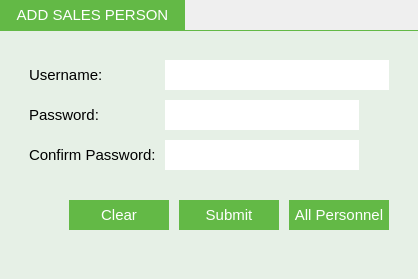
              <widget class="QFrame" name="frame_2">
               <property name="frameShape">
                <enum>QFrame::NoFrame</enum>
               </property>
               <property name="frameShadow">
                <enum>QFrame::Plain</enum>
               </property>
               <layout class="QVBoxLayout" name="verticalLayout_13">
                <property name="spacing">
                 <number>0</number>
                </property>
                <property name="leftMargin">
                 <number>0</number>
                </property>
                <property name="topMargin">
                 <number>0</number>
                </property>
                <property name="rightMargin">
                 <number>0</number>
                </property>
                <property name="bottomMargin">
                 <number>0</number>
                </property>
                <item>
                 <layout class="QHBoxLayout" name="horizontalLayout_9">
                  <property name="spacing">
                   <number>0</number>
                  </property>
                  <property name="bottomMargin">
                   <number>0</number>
                  </property>
                  <item>
                   <widget class="QLabel" name="label">
                    <property name="minimumSize">
                     <size>
                      <width>185</width>
                      <height>30</height>
                     </size>
                    </property>
                    <property name="maximumSize">
                     <size>
                      <width>185</width>
                      <height>30</height>
                     </size>
                    </property>
                    <property name="font">
                     <font>
                      <pointsize>11</pointsize>
                     </font>
                    </property>
                    <property name="styleSheet">
                     <string notr="true">background-color: #63b946;
color: #ffffff;
padding: 3px;</string>
                    </property>
                    <property name="text">
                     <string>ADD SALES PERSON</string>
                    </property>
                    <property name="alignment">
                     <set>Qt::AlignCenter</set>
                    </property>
                   </widget>
                  </item>
                  <item>
                   <spacer name="horizontalSpacer_11">
                    <property name="orientation">
                     <enum>Qt::Horizontal</enum>
                    </property>
                    <property name="sizeType">
                     <enum>QSizePolicy::Expanding</enum>
                    </property>
                    <property name="sizeHint" stdset="0">
                     <size>
                      <width>40</width>
                      <height>20</height>
                     </size>
                    </property>
                   </spacer>
                  </item>
                 </layout>
                </item>
                <item>
                 <widget class="QLabel" name="label_15">
                  <property name="maximumSize">
                   <size>
                    <width>16777215</width>
                    <height>1</height>
                   </size>
                  </property>
                  <property name="styleSheet">
                   <string notr="true">background-color: #63b946;</string>
                  </property>
                  <property name="text">
                   <string/>
                  </property>
                 </widget>
                </item>
                <item>
                 <widget class="QFrame" name="frame_7">
                  <property name="sizePolicy">
                   <sizepolicy hsizetype="Expanding" vsizetype="Expanding">
                    <horstretch>0</horstretch>
                    <verstretch>0</verstretch>
                   </sizepolicy>
                  </property>
                  <property name="styleSheet">
                   <string notr="true">background-color:rgb(230, 240, 230);r</string>
                  </property>
                  <property name="frameShape">
                   <enum>QFrame::NoFrame</enum>
                  </property>
                  <property name="frameShadow">
                   <enum>QFrame::Plain</enum>
                  </property>
                  <layout class="QGridLayout" name="gridLayout_10">
                   <item row="2" column="1">
                    <spacer name="verticalSpacer_6">
                     <property name="orientation">
                      <enum>Qt::Vertical</enum>
                     </property>
                     <property name="sizeType">
                      <enum>QSizePolicy::Expanding</enum>
                     </property>
                     <property name="sizeHint" stdset="0">
                      <size>
                       <width>20</width>
                       <height>40</height>
                      </size>
                     </property>
                    </spacer>
                   </item>
                   <item row="1" column="0">
                    <spacer name="horizontalSpacer_15">
                     <property name="orientation">
                      <enum>Qt::Horizontal</enum>
                     </property>
                     <property name="sizeType">
                      <enum>QSizePolicy::Preferred</enum>
                     </property>
                     <property name="sizeHint" stdset="0">
                      <size>
                       <width>20</width>
                       <height>20</height>
                      </size>
                     </property>
                    </spacer>
                   </item>
                   <item row="0" column="1">
                    <spacer name="verticalSpacer_7">
                     <property name="orientation">
                      <enum>Qt::Vertical</enum>
                     </property>
                     <property name="sizeType">
                      <enum>QSizePolicy::Preferred</enum>
                     </property>
                     <property name="sizeHint" stdset="0">
                      <size>
                       <width>20</width>
                       <height>20</height>
                      </size>
                     </property>
                    </spacer>
                   </item>
                   <item row="1" column="2">
                    <spacer name="horizontalSpacer_16">
                     <property name="orientation">
                      <enum>Qt::Horizontal</enum>
                     </property>
                     <property name="sizeType">
                      <enum>QSizePolicy::Preferred</enum>
                     </property>
                     <property name="sizeHint" stdset="0">
                      <size>
                       <width>20</width>
                       <height>20</height>
                      </size>
                     </property>
                    </spacer>
                   </item>
                   <item row="1" column="1">
                    <layout class="QFormLayout" name="formLayout">
                     <property name="verticalSpacing">
                      <number>10</number>
                     </property>
                     <property name="leftMargin">
                      <number>0</number>
                     </property>
                     <property name="topMargin">
                      <number>0</number>
                     </property>
                     <property name="rightMargin">
                      <number>0</number>
                     </property>
                     <property name="bottomMargin">
                      <number>0</number>
                     </property>
                     <item row="0" column="0">
                      <widget class="QLabel" name="label_18">
                       <property name="minimumSize">
                        <size>
                         <width>130</width>
                         <height>30</height>
                        </size>
                       </property>
                       <property name="maximumSize">
                        <size>
                         <width>130</width>
                         <height>30</height>
                        </size>
                       </property>
                       <property name="font">
                        <font>
                         <family>Ubuntu</family>
                         <pointsize>11</pointsize>
                        </font>
                       </property>
                       <property name="text">
                        <string>Username: </string>
                       </property>
                      </widget>
                     </item>
                     <item row="0" column="1">
                      <widget class="QLineEdit" name="addSalesPersonUsernameLineEdit">
                       <property name="minimumSize">
                        <size>
                         <width>0</width>
                         <height>30</height>
                        </size>
                       </property>
                       <property name="maximumSize">
                        <size>
                         <width>16777215</width>
                         <height>30</height>
                        </size>
                       </property>
                       <property name="font">
                        <font>
                         <pointsize>11</pointsize>
                        </font>
                       </property>
                       <property name="styleSheet">
                        <string notr="true">background-color: rgb(255, 255, 255);
border: 0px;
padding-left:5px;
padding-right: 5px;
</string>
                       </property>
                      </widget>
                     </item>
                     <item row="1" column="0">
                      <widget class="QLabel" name="label_19">
                       <property name="minimumSize">
                        <size>
                         <width>130</width>
                         <height>30</height>
                        </size>
                       </property>
                       <property name="maximumSize">
                        <size>
                         <width>130</width>
                         <height>30</height>
                        </size>
                       </property>
                       <property name="font">
                        <font>
                         <pointsize>11</pointsize>
                        </font>
                       </property>
                       <property name="text">
                        <string>Password: </string>
                       </property>
                      </widget>
                     </item>
                     <item row="2" column="0">
                      <widget class="QLabel" name="label_20">
                       <property name="minimumSize">
                        <size>
                         <width>130</width>
                         <height>30</height>
                        </size>
                       </property>
                       <property name="maximumSize">
                        <size>
                         <width>130</width>
                         <height>30</height>
                        </size>
                       </property>
                       <property name="font">
                        <font>
                         <pointsize>11</pointsize>
                         <weight>50</weight>
                         <bold>false</bold>
                        </font>
                       </property>
                       <property name="text">
                        <string>Confirm Password:</string>
                       </property>
                      </widget>
                     </item>
                     <item row="3" column="0" colspan="2">
                      <layout class="QHBoxLayout" name="horizontalLayout_27">
                       <property name="spacing">
                        <number>10</number>
                       </property>
                       <property name="topMargin">
                        <number>20</number>
                       </property>
                       <property name="bottomMargin">
                        <number>0</number>
                       </property>
                       <item>
                        <spacer name="horizontalSpacer_41">
                         <property name="orientation">
                          <enum>Qt::Horizontal</enum>
                         </property>
                         <property name="sizeHint" stdset="0">
                          <size>
                           <width>40</width>
                           <height>20</height>
                          </size>
                         </property>
                        </spacer>
                       </item>
                       <item>
                        <widget class="QPushButton" name="addSalesPersonClearButton">
                         <property name="sizePolicy">
                          <sizepolicy hsizetype="Expanding" vsizetype="Expanding">
                           <horstretch>0</horstretch>
                           <verstretch>0</verstretch>
                          </sizepolicy>
                         </property>
                         <property name="minimumSize">
                          <size>
                           <width>100</width>
                           <height>30</height>
                          </size>
                         </property>
                         <property name="maximumSize">
                          <size>
                           <width>16777215</width>
                           <height>30</height>
                          </size>
                         </property>
                         <property name="font">
                          <font>
                           <pointsize>11</pointsize>
                           <weight>50</weight>
                           <bold>false</bold>
                          </font>
                         </property>
                         <property name="styleSheet">
                          <string notr="true">QPushButton#addSalesPersonClearButton{
	color: #ffffff;
	background-color: #63b946;
	border: 0px;
	padding-right: 5px;
	padding-left: 5px;
}
QPushButton#addSalesPersonClearButton:hover{
	color: #000000;
	background-color: rgb(255, 255, 255);
}
QPushButton#addSalesPersonClearButton:pressed{
	color: #000000;
	background-color: #f2f2f2;
}</string>
                         </property>
                         <property name="text">
                          <string>Clear</string>
                         </property>
                        </widget>
                       </item>
                       <item>
                        <widget class="QPushButton" name="addSalesPersonSubmitButton">
                         <property name="sizePolicy">
                          <sizepolicy hsizetype="Expanding" vsizetype="Expanding">
                           <horstretch>0</horstretch>
                           <verstretch>0</verstretch>
                          </sizepolicy>
                         </property>
                         <property name="minimumSize">
                          <size>
                           <width>100</width>
                           <height>30</height>
                          </size>
                         </property>
                         <property name="maximumSize">
                          <size>
                           <width>16777215</width>
                           <height>30</height>
                          </size>
                         </property>
                         <property name="font">
                          <font>
                           <pointsize>11</pointsize>
                           <weight>50</weight>
                           <bold>false</bold>
                          </font>
                         </property>
                         <property name="styleSheet">
                          <string notr="true">QPushButton#addSalesPersonSubmitButton{
	color: #ffffff;
	background-color: #63b946;
	border: 0px;
	padding-right: 5px;
	padding-left: 5px;
}
QPushButton#addSalesPersonSubmitButton:hover{
	color: #000000;
	background-color: rgb(255, 255, 255);
}
QPushButton#addSalesPersonSubmitButton:pressed{
	color: #000000;
	background-color: #f2f2f2;
}</string>
                         </property>
                         <property name="text">
                          <string>Submit</string>
                         </property>
                        </widget>
                       </item>
                       <item>
                        <widget class="QPushButton" name="viewAllSalesPersonsButton">
                         <property name="sizePolicy">
                          <sizepolicy hsizetype="Expanding" vsizetype="Expanding">
                           <horstretch>0</horstretch>
                           <verstretch>0</verstretch>
                          </sizepolicy>
                         </property>
                         <property name="minimumSize">
                          <size>
                           <width>100</width>
                           <height>30</height>
                          </size>
                         </property>
                         <property name="maximumSize">
                          <size>
                           <width>16777215</width>
                           <height>30</height>
                          </size>
                         </property>
                         <property name="font">
                          <font>
                           <pointsize>11</pointsize>
                          </font>
                         </property>
                         <property name="styleSheet">
                          <string notr="true">QPushButton#viewAllSalesPersonsButton{
	color: #ffffff;
	background-color: #63b946;
	border: 0px;
	padding-right: 5px;
	padding-left: 5px;
}
QPushButton#viewAllSalesPersonsButton:hover{
	color: #000000;
	background-color: rgb(255, 255, 255);
}
QPushButton#viewAllSalesPersonsButton:pressed{
	color: #000000;
	background-color: #f2f2f2;
}</string>
                         </property>
                         <property name="text">
                          <string>All Personnel</string>
                         </property>
                        </widget>
                       </item>
                      </layout>
                     </item>
                     <item row="2" column="1">
                      <layout class="QGridLayout" name="gridLayout_8">
                       <property name="rightMargin">
                        <number>0</number>
                       </property>
                       <property name="spacing">
                        <number>0</number>
                       </property>
                       <item row="0" column="0">
                        <widget class="QLineEdit" name="addSalesPersonConfirmPasswordLineEdit">
                         <property name="minimumSize">
                          <size>
                           <width>0</width>
                           <height>30</height>
                          </size>
                         </property>
                         <property name="maximumSize">
                          <size>
                           <width>16777215</width>
                           <height>30</height>
                          </size>
                         </property>
                         <property name="font">
                          <font>
                           <pointsize>11</pointsize>
                          </font>
                         </property>
                         <property name="styleSheet">
                          <string notr="true">background-color: rgb(255, 255, 255);
border: 0px;
padding-left:5px;
padding-right: 5px;
</string>
                         </property>
                         <property name="echoMode">
                          <enum>QLineEdit::Password</enum>
                         </property>
                        </widget>
                       </item>
                       <item row="0" column="1">
                        <widget class="QPushButton" name="addSalesPersonShowHideConfirmPasswordButton">
                         <property name="minimumSize">
                          <size>
                           <width>30</width>
                           <height>30</height>
                          </size>
                         </property>
                         <property name="maximumSize">
                          <size>
                           <width>30</width>
                           <height>30</height>
                          </size>
                         </property>
                         <property name="toolTip">
                          <string>Show Password</string>
                         </property>
                         <property name="text">
                          <string/>
                         </property>
                         <property name="icon">
                          <iconset>
                           <normaloff>icons/show.png</normaloff>icons/show.png</iconset>
                         </property>
                         <property name="iconSize">
                          <size>
                           <width>20</width>
                           <height>20</height>
                          </size>
                         </property>
                         <property name="flat">
                          <bool>true</bool>
                         </property>
                        </widget>
                       </item>
                      </layout>
                     </item>
                     <item row="1" column="1">
                      <layout class="QHBoxLayout" name="horizontalLayout_33">
                       <property name="spacing">
                        <number>0</number>
                       </property>
                       <property name="rightMargin">
                        <number>0</number>
                       </property>
                       <item>
                        <widget class="QLineEdit" name="addSalesPersonPasswordLineEdit">
                         <property name="minimumSize">
                          <size>
                           <width>0</width>
                           <height>30</height>
                          </size>
                         </property>
                         <property name="maximumSize">
                          <size>
                           <width>16777215</width>
                           <height>30</height>
                          </size>
                         </property>
                         <property name="font">
                          <font>
                           <pointsize>11</pointsize>
                          </font>
                         </property>
                         <property name="styleSheet">
                          <string notr="true">background-color: rgb(255, 255, 255);
border: 0px;
padding-left:5px;
padding-right: 5px;
</string>
                         </property>
                         <property name="echoMode">
                          <enum>QLineEdit::Password</enum>
                         </property>
                        </widget>
                       </item>
                       <item>
                        <widget class="QPushButton" name="addSalesPersonHideShowPasswordButton">
                         <property name="minimumSize">
                          <size>
                           <width>30</width>
                           <height>30</height>
                          </size>
                         </property>
                         <property name="maximumSize">
                          <size>
                           <width>30</width>
                           <height>30</height>
                          </size>
                         </property>
                         <property name="toolTip">
                          <string>Show Password</string>
                         </property>
                         <property name="text">
                          <string/>
                         </property>
                         <property name="icon">
                          <iconset>
                           <normaloff>icons/show.png</normaloff>icons/show.png</iconset>
                         </property>
                         <property name="iconSize">
                          <size>
                           <width>20</width>
                           <height>20</height>
                          </size>
                         </property>
                         <property name="flat">
                          <bool>true</bool>
                         </property>
                        </widget>
                       </item>
                      </layout>
                     </item>
                    </layout>
                   </item>
                  </layout>
                 </widget>
                </item>
               </layout>
              </widget>
